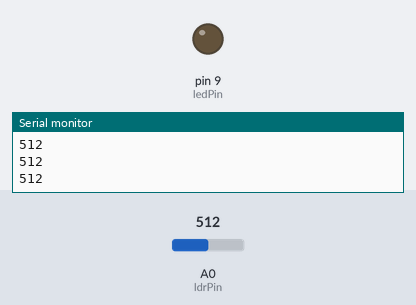
This sketch was run on a simulated Arduino Uno, built with avr-gcc and run on an emulated ATmega328P. Parts: output pins drawn as LEDs (lit = HIGH), the last lines printed to the serial monitor. The test bench sets the inputs (shaded band); at power-on: A0 (ldrPin) = 512.

Above: at 1.2 s.
1.3 s: A0 (ldrPin) set to 416
2.8 s: A0 (ldrPin) set to 386
At 3.3 s:
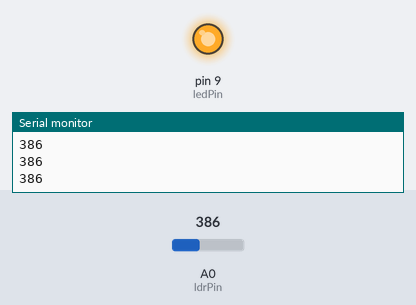
4.3 s: A0 (ldrPin) set to 410
At 5.6 s:
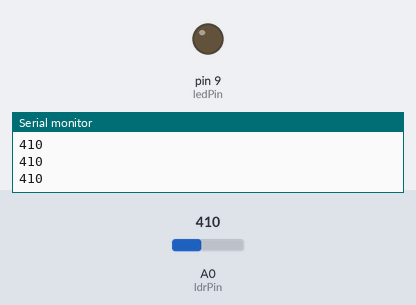
5.9 s: A0 (ldrPin) set to 390
At 7.1 s:
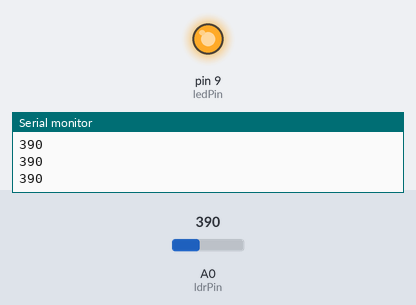
Timing chart, 0 to 8.5 s (numbered marks = the images above; inputs shaded):
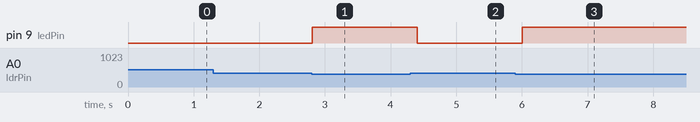

Measured:
- the behaviour switches between 400 and 399 on A0 (ldrPin) (found by bisection; images 0 and 1)
- after the input at 2.8 s, pin 9 (ledPin): LOW → HIGH at once
- after the input at 4.3 s, pin 9 (ledPin): HIGH → LOW after 0.11 s
- after the input at 5.9 s, pin 9 (ledPin): LOW → HIGH after 0.11 s

The sketch:

automatic_night_light.ino
```cpp
int ldrPin = A0;
int ledPin = 9;
int threshold = 400;

void setup() {
  pinMode(ledPin, OUTPUT);
  Serial.begin(9600);
}

void loop() {
  int lightValue = analogRead(ldrPin);

  Serial.println(lightValue);

  if (lightValue < threshold) {
    digitalWrite(ledPin, HIGH);
  } else {
    digitalWrite(ledPin, LOW);
  }

  delay(200);
}
```
